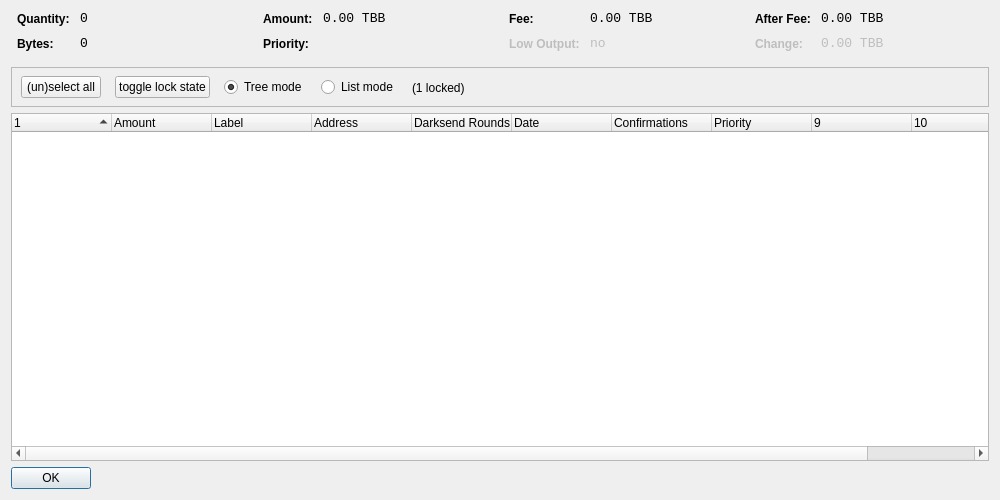
<?xml version="1.0" encoding="UTF-8"?>
<ui version="4.0">
 <class>CoinControlDialog</class>
 <widget class="QDialog" name="CoinControlDialog">
  <property name="geometry">
   <rect>
    <x>0</x>
    <y>0</y>
    <width>1000</width>
    <height>500</height>
   </rect>
  </property>
  <property name="windowTitle">
   <string>Coin Control</string>
  </property>
  <layout class="QVBoxLayout" name="verticalLayout">
   <item>
    <layout class="QHBoxLayout" name="horizontalLayoutTop" stretch="0,0,0,0">
     <property name="topMargin">
      <number>0</number>
     </property>
     <property name="bottomMargin">
      <number>10</number>
     </property>
     <item>
      <layout class="QFormLayout" name="formLayoutCoinControl1">
       <property name="horizontalSpacing">
        <number>10</number>
       </property>
       <property name="verticalSpacing">
        <number>10</number>
       </property>
       <property name="leftMargin">
        <number>6</number>
       </property>
       <property name="rightMargin">
        <number>6</number>
       </property>
       <item row="0" column="0">
        <widget class="QLabel" name="labelCoinControlQuantityText">
         <property name="styleSheet">
          <string notr="true">font-weight:bold;</string>
         </property>
         <property name="text">
          <string>Quantity:</string>
         </property>
        </widget>
       </item>
       <item row="0" column="1">
        <widget class="QLabel" name="labelCoinControlQuantity">
         <property name="font">
          <font>
           <family>Monospace</family>
           <pointsize>10</pointsize>
          </font>
         </property>
         <property name="cursor">
          <cursorShape>IBeamCursor</cursorShape>
         </property>
         <property name="contextMenuPolicy">
          <enum>Qt::ActionsContextMenu</enum>
         </property>
         <property name="text">
          <string notr="true">0</string>
         </property>
         <property name="textInteractionFlags">
          <set>Qt::LinksAccessibleByMouse|Qt::TextSelectableByKeyboard|Qt::TextSelectableByMouse</set>
         </property>
        </widget>
       </item>
       <item row="1" column="0">
        <widget class="QLabel" name="labelCoinControlBytesText">
         <property name="styleSheet">
          <string notr="true">font-weight:bold;</string>
         </property>
         <property name="text">
          <string>Bytes:</string>
         </property>
        </widget>
       </item>
       <item row="1" column="1">
        <widget class="QLabel" name="labelCoinControlBytes">
         <property name="font">
          <font>
           <family>Monospace</family>
           <pointsize>10</pointsize>
          </font>
         </property>
         <property name="cursor">
          <cursorShape>IBeamCursor</cursorShape>
         </property>
         <property name="contextMenuPolicy">
          <enum>Qt::ActionsContextMenu</enum>
         </property>
         <property name="text">
          <string notr="true">0</string>
         </property>
         <property name="textInteractionFlags">
          <set>Qt::LinksAccessibleByMouse|Qt::TextSelectableByKeyboard|Qt::TextSelectableByMouse</set>
         </property>
        </widget>
       </item>
      </layout>
     </item>
     <item>
      <layout class="QFormLayout" name="formLayoutCoinControl2">
       <property name="horizontalSpacing">
        <number>10</number>
       </property>
       <property name="verticalSpacing">
        <number>10</number>
       </property>
       <property name="leftMargin">
        <number>6</number>
       </property>
       <property name="rightMargin">
        <number>6</number>
       </property>
       <item row="0" column="0">
        <widget class="QLabel" name="labelCoinControlAmountText">
         <property name="styleSheet">
          <string notr="true">font-weight:bold;</string>
         </property>
         <property name="text">
          <string>Amount:</string>
         </property>
        </widget>
       </item>
       <item row="0" column="1">
        <widget class="QLabel" name="labelCoinControlAmount">
         <property name="font">
          <font>
           <family>Monospace</family>
           <pointsize>10</pointsize>
          </font>
         </property>
         <property name="cursor">
          <cursorShape>IBeamCursor</cursorShape>
         </property>
         <property name="contextMenuPolicy">
          <enum>Qt::ActionsContextMenu</enum>
         </property>
         <property name="text">
          <string notr="true">0.00 TBB</string>
         </property>
         <property name="textInteractionFlags">
          <set>Qt::LinksAccessibleByMouse|Qt::TextSelectableByKeyboard|Qt::TextSelectableByMouse</set>
         </property>
        </widget>
       </item>
       <item row="1" column="0">
        <widget class="QLabel" name="labelCoinControlPriorityText">
         <property name="styleSheet">
          <string notr="true">font-weight:bold;</string>
         </property>
         <property name="text">
          <string>Priority:</string>
         </property>
        </widget>
       </item>
       <item row="1" column="1">
        <widget class="QLabel" name="labelCoinControlPriority">
         <property name="font">
          <font>
           <family>Monospace</family>
           <pointsize>10</pointsize>
          </font>
         </property>
         <property name="cursor">
          <cursorShape>IBeamCursor</cursorShape>
         </property>
         <property name="contextMenuPolicy">
          <enum>Qt::ActionsContextMenu</enum>
         </property>
         <property name="text">
          <string/>
         </property>
         <property name="textInteractionFlags">
          <set>Qt::LinksAccessibleByMouse|Qt::TextSelectableByKeyboard|Qt::TextSelectableByMouse</set>
         </property>
        </widget>
       </item>
      </layout>
     </item>
     <item>
      <layout class="QFormLayout" name="formLayoutCoinControl3">
       <property name="horizontalSpacing">
        <number>10</number>
       </property>
       <property name="verticalSpacing">
        <number>10</number>
       </property>
       <property name="leftMargin">
        <number>6</number>
       </property>
       <property name="rightMargin">
        <number>6</number>
       </property>
       <item row="0" column="0">
        <widget class="QLabel" name="labelCoinControlFeeText">
         <property name="styleSheet">
          <string notr="true">font-weight:bold;</string>
         </property>
         <property name="text">
          <string>Fee:</string>
         </property>
        </widget>
       </item>
       <item row="0" column="1">
        <widget class="QLabel" name="labelCoinControlFee">
         <property name="font">
          <font>
           <family>Monospace</family>
           <pointsize>10</pointsize>
          </font>
         </property>
         <property name="cursor">
          <cursorShape>IBeamCursor</cursorShape>
         </property>
         <property name="contextMenuPolicy">
          <enum>Qt::ActionsContextMenu</enum>
         </property>
         <property name="text">
          <string notr="true">0.00 TBB</string>
         </property>
         <property name="textInteractionFlags">
          <set>Qt::LinksAccessibleByMouse|Qt::TextSelectableByKeyboard|Qt::TextSelectableByMouse</set>
         </property>
        </widget>
       </item>
       <item row="1" column="0">
        <widget class="QLabel" name="labelCoinControlLowOutputText">
         <property name="enabled">
          <bool>false</bool>
         </property>
         <property name="styleSheet">
          <string notr="true">font-weight:bold;</string>
         </property>
         <property name="text">
          <string>Low Output:</string>
         </property>
        </widget>
       </item>
       <item row="1" column="1">
        <widget class="QLabel" name="labelCoinControlLowOutput">
         <property name="enabled">
          <bool>false</bool>
         </property>
         <property name="font">
          <font>
           <family>Monospace</family>
           <pointsize>10</pointsize>
          </font>
         </property>
         <property name="cursor">
          <cursorShape>IBeamCursor</cursorShape>
         </property>
         <property name="contextMenuPolicy">
          <enum>Qt::ActionsContextMenu</enum>
         </property>
         <property name="text">
          <string notr="true">no</string>
         </property>
         <property name="textInteractionFlags">
          <set>Qt::LinksAccessibleByMouse|Qt::TextSelectableByKeyboard|Qt::TextSelectableByMouse</set>
         </property>
        </widget>
       </item>
      </layout>
     </item>
     <item>
      <layout class="QFormLayout" name="formLayoutCoinControl4">
       <property name="horizontalSpacing">
        <number>10</number>
       </property>
       <property name="verticalSpacing">
        <number>10</number>
       </property>
       <property name="leftMargin">
        <number>6</number>
       </property>
       <property name="rightMargin">
        <number>6</number>
       </property>
       <item row="0" column="0">
        <widget class="QLabel" name="labelCoinControlAfterFeeText">
         <property name="styleSheet">
          <string notr="true">font-weight:bold;</string>
         </property>
         <property name="text">
          <string>After Fee:</string>
         </property>
        </widget>
       </item>
       <item row="0" column="1">
        <widget class="QLabel" name="labelCoinControlAfterFee">
         <property name="font">
          <font>
           <family>Monospace</family>
           <pointsize>10</pointsize>
          </font>
         </property>
         <property name="cursor">
          <cursorShape>IBeamCursor</cursorShape>
         </property>
         <property name="contextMenuPolicy">
          <enum>Qt::ActionsContextMenu</enum>
         </property>
         <property name="text">
          <string notr="true">0.00 TBB</string>
         </property>
         <property name="textInteractionFlags">
          <set>Qt::LinksAccessibleByMouse|Qt::TextSelectableByKeyboard|Qt::TextSelectableByMouse</set>
         </property>
        </widget>
       </item>
       <item row="1" column="0">
        <widget class="QLabel" name="labelCoinControlChangeText">
         <property name="enabled">
          <bool>false</bool>
         </property>
         <property name="styleSheet">
          <string notr="true">font-weight:bold;</string>
         </property>
         <property name="text">
          <string>Change:</string>
         </property>
        </widget>
       </item>
       <item row="1" column="1">
        <widget class="QLabel" name="labelCoinControlChange">
         <property name="enabled">
          <bool>false</bool>
         </property>
         <property name="font">
          <font>
           <family>Monospace</family>
           <pointsize>10</pointsize>
          </font>
         </property>
         <property name="cursor">
          <cursorShape>IBeamCursor</cursorShape>
         </property>
         <property name="contextMenuPolicy">
          <enum>Qt::ActionsContextMenu</enum>
         </property>
         <property name="text">
          <string notr="true">0.00 TBB</string>
         </property>
         <property name="textInteractionFlags">
          <set>Qt::LinksAccessibleByMouse|Qt::TextSelectableByKeyboard|Qt::TextSelectableByMouse</set>
         </property>
        </widget>
       </item>
      </layout>
     </item>
    </layout>
   </item>
   <item>
    <widget class="QFrame" name="frame">
     <property name="minimumSize">
      <size>
       <width>0</width>
       <height>40</height>
      </size>
     </property>
     <property name="frameShape">
      <enum>QFrame::StyledPanel</enum>
     </property>
     <property name="frameShadow">
      <enum>QFrame::Sunken</enum>
     </property>
     <widget class="QWidget" name="horizontalLayoutWidget">
      <property name="geometry">
       <rect>
        <x>10</x>
        <y>0</y>
        <width>781</width>
        <height>41</height>
       </rect>
      </property>
      <layout class="QHBoxLayout" name="horizontalLayoutPanel" stretch="0,0,0,0,0">
       <property name="spacing">
        <number>14</number>
       </property>
       <item>
        <widget class="QPushButton" name="pushButtonSelectAll">
         <property name="sizePolicy">
          <sizepolicy hsizetype="Maximum" vsizetype="Fixed">
           <horstretch>0</horstretch>
           <verstretch>0</verstretch>
          </sizepolicy>
         </property>
         <property name="text">
          <string>(un)select all</string>
         </property>
        </widget>
       </item>
        <item>
         <widget class="QPushButton" name="pushButtonToggleLock">
          <property name="sizePolicy">
           <sizepolicy hsizetype="Maximum" vsizetype="Fixed">
            <horstretch>0</horstretch>
            <verstretch>0</verstretch>
           </sizepolicy>
          </property>
          <property name="text">
           <string>toggle lock state</string>
          </property>
          <property name="autoDefault">
           <bool>false</bool>
          </property>
         </widget>
        </item>
       <item>
        <widget class="QRadioButton" name="radioTreeMode">
         <property name="sizePolicy">
          <sizepolicy hsizetype="Maximum" vsizetype="Fixed">
           <horstretch>0</horstretch>
           <verstretch>0</verstretch>
          </sizepolicy>
         </property>
         <property name="text">
          <string>Tree mode</string>
         </property>
         <property name="checked">
          <bool>true</bool>
         </property>
        </widget>
       </item>
       <item>
        <widget class="QRadioButton" name="radioListMode">
         <property name="sizePolicy">
          <sizepolicy hsizetype="Maximum" vsizetype="Fixed">
           <horstretch>0</horstretch>
           <verstretch>0</verstretch>
          </sizepolicy>
         </property>
         <property name="text">
          <string>List mode</string>
         </property>
        </widget>
       </item>
        <item>
         <widget class="QLabel" name="labelLocked">
          <property name="text">
           <string>(1 locked)</string>
          </property>
         </widget>
        </item>
       <item>
        <spacer name="horizontalSpacer">
         <property name="orientation">
          <enum>Qt::Horizontal</enum>
         </property>
         <property name="sizeHint" stdset="0">
          <size>
           <width>40</width>
           <height>20</height>
          </size>
         </property>
        </spacer>
       </item>
      </layout>
     </widget>
    </widget>
   </item>
   <item>
    <widget class="CoinControlTreeWidget" name="treeWidget">
     <property name="contextMenuPolicy">
      <enum>Qt::CustomContextMenu</enum>
     </property>
     <property name="sortingEnabled">
      <bool>false</bool>
     </property>
     <property name="columnCount">
      <number>11</number>
     </property>
     <attribute name="headerShowSortIndicator" stdset="0">
      <bool>true</bool>
     </attribute>
     <attribute name="headerStretchLastSection">
      <bool>false</bool>
     </attribute>
     <column>
      <property name="text">
       <string/>
      </property>
     </column>
     <column>
      <property name="text">
       <string>Amount</string>
      </property>
     </column>
     <column>
      <property name="text">
       <string>Label</string>
      </property>
     </column>
     <column>
      <property name="text">
       <string>Address</string>
      </property>
     </column>
     <column>
      <property name="text">
       <string>Darksend Rounds</string>
      </property>
    </column>
     <column>
      <property name="text">
       <string>Date</string>
      </property>
     </column>
     <column>
      <property name="text">
       <string>Confirmations</string>
      </property>
      <property name="toolTip">
       <string>Confirmed</string>
      </property>
     </column>
     <column>
      <property name="text">
       <string>Priority</string>
      </property>
     </column>
     <column>
      <property name="text">
       <string/>
      </property>
     </column>
     <column>
      <property name="text">
       <string/>
      </property>
     </column>
     <column>
      <property name="text">
       <string/>
      </property>
     </column>
     <column>
      <property name="text">
       <string/>
      </property>
     </column>
    </widget>
   </item>
   <item>
    <widget class="QDialogButtonBox" name="buttonBox">
     <property name="sizePolicy">
      <sizepolicy hsizetype="Maximum" vsizetype="Fixed">
       <horstretch>0</horstretch>
       <verstretch>0</verstretch>
      </sizepolicy>
     </property>
     <property name="orientation">
      <enum>Qt::Horizontal</enum>
     </property>
     <property name="standardButtons">
      <set>QDialogButtonBox::Ok</set>
     </property>
    </widget>
   </item>
  </layout>
 </widget>
 <customwidgets>
  <customwidget>
   <class>CoinControlTreeWidget</class>
   <extends>QTreeWidget</extends>
   <header>coincontroltreewidget.h</header>
  </customwidget>
 </customwidgets>
 <resources/>
 <connections/>
</ui>
